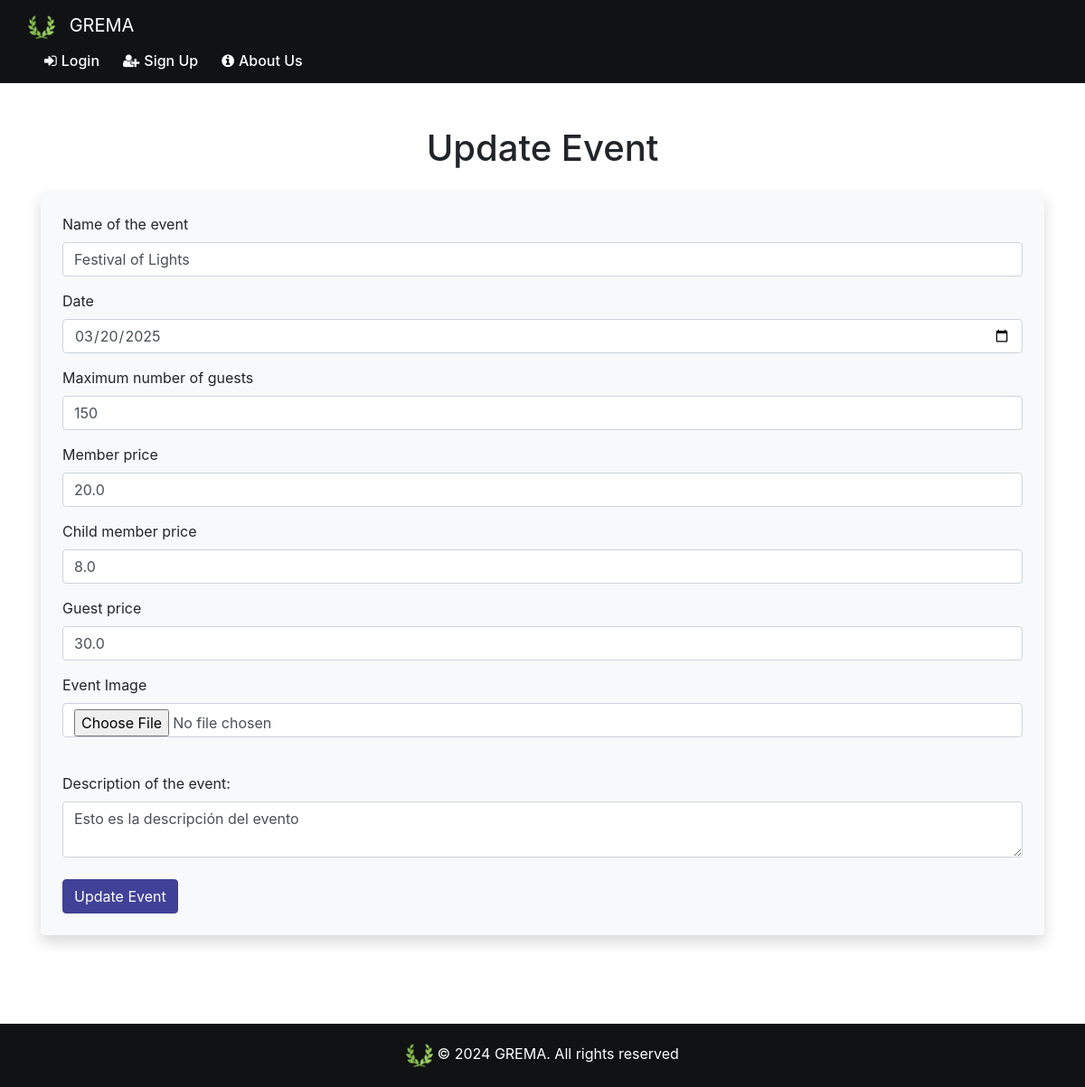
The app's page /update-event/2, older data.
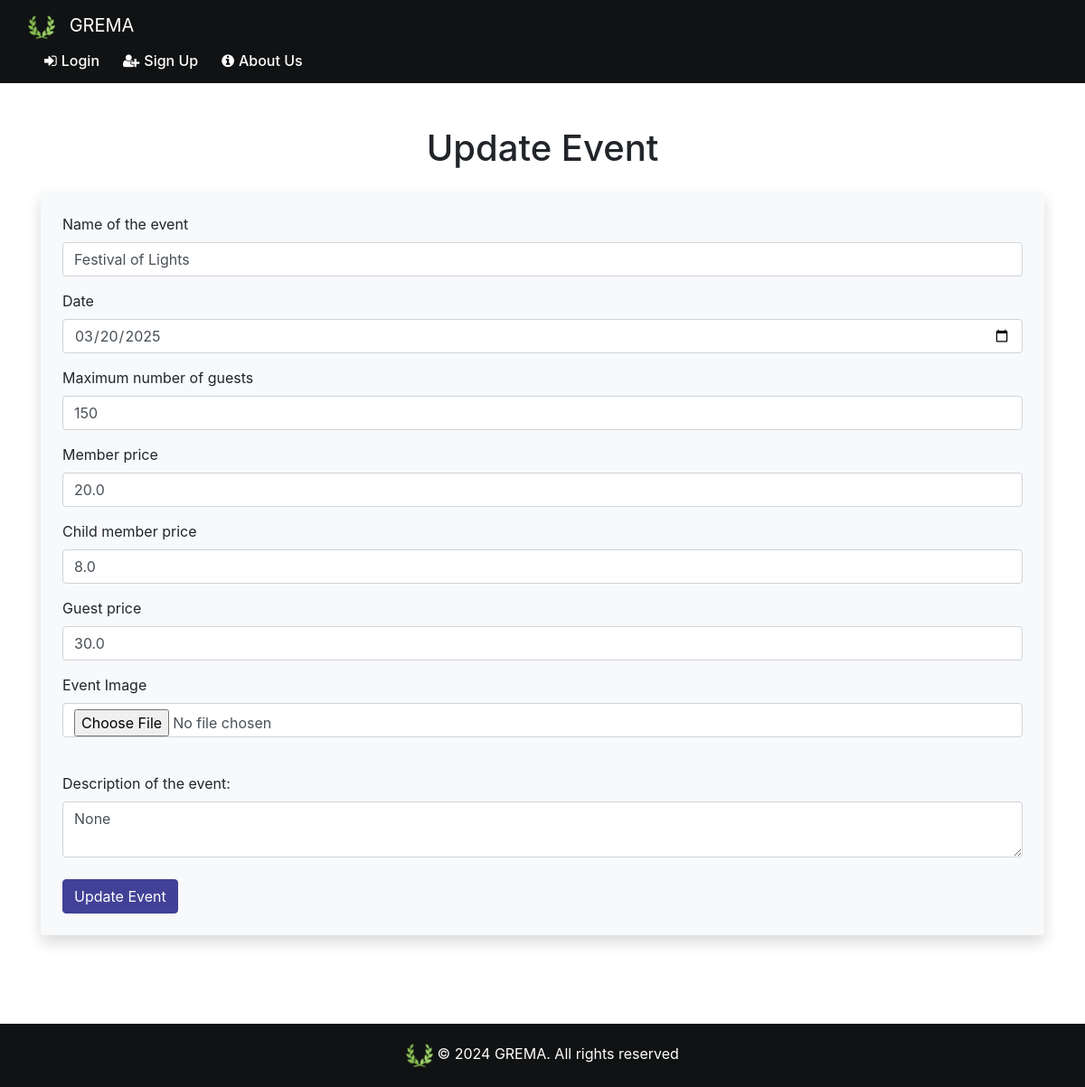
The same page, newer data.
### website/models.py (models this page shows)
class Event(db.Model):
    id = db.Column(db.Integer, primary_key=True)
    name= db.Column(db.String(80))
    date = db.Column(db.DateTime(timezone=True), default=func.current_date())
    max_guest_num = db.Column(db.Integer)
    member_price=db.Column(db.Float)
    member_child_price=db.Column(db.Float)
    guest_price=db.Column(db.Float)
    child_price=db.Column(db.Float)
    is_family_friendly=db.Column(db.Boolean)
    img_url=db.Column(db.String(300))
    description=db.Column(db.String(800))
    admin_id = db.Column(db.Integer, db.ForeignKey('admin.id'))

### website/views.py (the view, shortened to what this page needs)
@login_required
@views.route('/update-event/<int:event_id>', methods=['GET', 'POST'])
def update_event(event_id):
    event = Event.query.get_or_404(event_id)
    return render_template('update_event.html', event=event, user=current_user)

### website/views.py (called while the page is built)
@views.context_processor
def inject_membership():
    if current_user.is_authenticated:
        is_member = Fee.query.filter_by(user_fee=current_user.id, payed=True).first() is not None
    else:
        is_member = False
    return dict(is_member=is_member)

### website/templates/update_event.html (shortened to what this page needs)
{% extends "base.html" %}
{% block content %}
<div class="container py-5">
    <h1 class="text-center mb-4">Update Event</h1>
    <form method="POST" enctype="multipart/form-data" class="shadow p-4 bg-light rounded">
        <div class="form-group">
            <label for="name">Name of the event</label>
            <input type="text" class="form-control" id="name" name="name" value="{{ event.name }}" />
        </div>
        <div class="form-group">
            <label for="date">Date</label>
            <input type="date" class="form-control" id="date" name="date"
                value="{{ event.date.strftime('%Y-%m-%d') }}" />
        </div>
        <div class="form-group">
            <label for="max_guest_num">Maximum number of guests</label>
            <input type="number" class="form-control" id="max_guest_num" name="max_guest_num"
                value="{{ event.max_guest_num }}" />
        </div>
        <div class="form-group">
            <label for="member_price">Member price</label>
            <input type="number" class="form-control" id="member_price" name="member_price"
                value="{{ event.member_price }}" />
        </div>
        <div class="form-group">
            <label for="member_child_price">Child member price</label>
            <input type="number" class="form-control" id="member_child_price" name="member_child_price"
                value="{{ event.member_child_price }}" />
        </div>
        <div class="form-group">
            <label for="guest_price">Guest price</label>
            <input type="number" class="form-control" id="guest_price" name="guest_price"
                value="{{ event.guest_price }}" />
        </div>
        <div class="form-group">
            <label for="img_url">Event Image</label>
            <input type="file" class="form-control" id="img_url" name="img_url" />
        </div>
        <br />
        <label for="description">Description of the event:</label>
        <textarea name="description" id="description" class="form-control">{{ event.description }}</textarea>
        <br />
        <button type="submit" class="btn btn-primary">Update Event</button>
    </form>
</div>
{% endblock %}

### website/templates/base.html (shortened to what this page needs)
<!DOCTYPE html>
<html lang="en">
<head>
  <link rel="stylesheet" href="/static/base.css">
  <link rel="stylesheet" href="https://stackpath.bootstrapcdn.com/bootstrap/4.4.1/css/bootstrap.min.css"
 />
  <link rel="stylesheet" href="https://stackpath.bootstrapcdn.com/font-awesome/4.7.0/css/font-awesome.min.css"
 />
</head>
<body>
  <nav class="navbar navbar-expand-md navbar-dark navbar-custom">
    <div class="container-wide">
      <a class="navbar-brand" href="/"><img src="{{ url_for('static', filename='images/greek_laurel.png') }}"
          alt="GREMA"> GREMA</a>
      <div class="collapse navbar-collapse" id="navbar">
        <ul class="navbar-nav">
          {% if user.is_authenticated %}
          {% if user.is_admin %}
          <li class="nav-item">
            <a class="nav-link" href="/"><i class="fa fa-calendar" aria-hidden="true"></i> Manage Events</a>
          </li>
          <li class="nav-item">
            <a class="nav-link" href="/manage_memberships"><i class="fa fa-users" aria-hidden="true"></i> Manage
              Memberships</a>
          </li>
          <li class="nav-item">
            <a class="nav-link" href="/manage_event_attendances"><i class="fa fa-check-square" aria-hidden="true"></i>
              Manage Attendances</a>
          </li>
          <li class="nav-item">
            <a class="nav-link" href="/qr_reader"><i class="fa fa-qrcode" aria-hidden="true"></i> QR Reader</a>
          </li>
          {% else %}
          <li class="nav-item">
            <a class="nav-link" href="/"><i class="fa fa-calendar" aria-hidden="true"></i> Incoming Events</a>
          </li>
          {% endif %}
          <li class="nav-item">
            <a class="nav-link" href="/my_events"><i class="fa fa-list" aria-hidden="true"></i> My Events</a>
          </li>
          {% else %}
          <li class="nav-item">
            <a class="nav-link" href="/login"><i class="fa fa-sign-in" aria-hidden="true"></i> Login</a>
          </li>
          <li class="nav-item">
            <a class="nav-link" href="/sign-up"><i class="fa fa-user-plus" aria-hidden="true"></i> Sign Up</a>
          </li>
          <li class="nav-item">
            <a class="nav-link" href="/about_us"><i class="fa fa-info-circle" aria-hidden="true"></i> About Us</a>
          </li>
          {% endif %}
        </ul>
      </div>
    </div>
  </nav>
  <div class="w-100">{% block content %}{% endblock %}</div>
  <br><br><br><br><br>
  <footer class="footer mt-auto py-3">
    <div class="container text-center">
      <img src="/static/images/greek_laurel.png" alt="Laurel" style="max-height: 30px;" />
      <span>&copy; 2024 GREMA. All rights reserved
    </div>
  </footer>
</body>
</html>

### website/static/base.css (style rules this page uses)
html { position: relative; min-height: 100%; }
body { margin-bottom: 100px; margin: 0; padding: 0; }
.footer { position: absolute; bottom: 0; width: 100%; height: 70px; background-color: #141618; display: flex; align-items: center; justify-content: space-between; padding: 0 30px; box-sizing: border-box; }
.footer img { max-height: 35px; max-width: 100%; vertical-align: middle; align-items: center; }
.navbar-custom { background-color: #101213; padding: 10px 0; }
.navbar-brand { display: flex; align-items: center; }
.navbar-brand img { max-height: 30px; margin-right: 10px; }
.navbar-nav .nav-item { margin-left: 10px; }
.navbar-nav .nav-link { color: #ffffff !important; font-weight: 500; display: flex; align-items: center; padding: 5px 10px; }
.navbar-nav .nav-link .fa { margin-right: 5px; }
.navbar-collapse { justify-content: space-between; }
.container-wide { max-width: 1340px; width: 100%; padding-left: 15px; padding-right: 15px; margin-left: auto; margin-right: auto; }
.footer { background-color: #101213; color: white; padding: 20px 0; }
.footer img { max-height: 30px; }

### website/templates/update_event.html (style rules this page uses)
.form-group { margin-bottom: 15px; }
.btn-primary { background-color: #414197; border-color: #414197; }

Row changes from the older to the newer data that the page shows:
changed Event "Festival of Lights": description "Esto es la descripción del evento" → "None"
